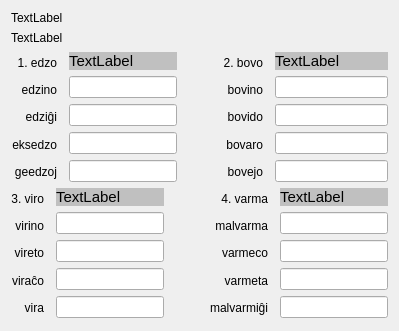
     <widget class="QWidget" name="Sendas1_Lec09">
      <attribute name="icon">
       <iconset resource="ikonoj.qrc">
        <normaloff>:/ikonoj/sendas_24.png</normaloff>:/ikonoj/sendas_24.png</iconset>
      </attribute>
      <attribute name="title">
       <string>8</string>
      </attribute>
      <layout class="QVBoxLayout" name="verticalLayout_28" stretch="0,0,1,0,1,0,3">
       <item>
        <widget class="titolo" name="Lec09_Label86">
         <property name="sizePolicy">
          <sizepolicy hsizetype="Preferred" vsizetype="Maximum">
           <horstretch>0</horstretch>
           <verstretch>0</verstretch>
          </sizepolicy>
         </property>
         <property name="text">
          <string>TextLabel</string>
         </property>
        </widget>
       </item>
       <item>
        <widget class="QLabel" name="Lec09_Label91">
         <property name="sizePolicy">
          <sizepolicy hsizetype="Preferred" vsizetype="Maximum">
           <horstretch>0</horstretch>
           <verstretch>0</verstretch>
          </sizepolicy>
         </property>
         <property name="text">
          <string>TextLabel</string>
         </property>
         <property name="wordWrap">
          <bool>true</bool>
         </property>
        </widget>
       </item>
       <item>
        <spacer name="verticalSpacer_26">
         <property name="orientation">
          <enum>Qt::Vertical</enum>
         </property>
         <property name="sizeHint" stdset="0">
          <size>
           <width>20</width>
           <height>1</height>
          </size>
         </property>
        </spacer>
       </item>
       <item>
        <layout class="QHBoxLayout" name="horizontalLayout_39">
         <property name="spacing">
          <number>6</number>
         </property>
         <item>
          <layout class="QHBoxLayout" name="horizontalLayout_10">
           <item>
            <layout class="QVBoxLayout" name="verticalLayout_27">
             <property name="rightMargin">
              <number>6</number>
             </property>
             <item>
              <widget class="QLabel" name="label_12">
               <property name="sizePolicy">
                <sizepolicy hsizetype="Preferred" vsizetype="Preferred">
                 <horstretch>0</horstretch>
                 <verstretch>0</verstretch>
                </sizepolicy>
               </property>
               <property name="text">
                <string>1. edzo</string>
               </property>
               <property name="alignment">
                <set>Qt::AlignRight|Qt::AlignTrailing|Qt::AlignVCenter</set>
               </property>
               <property name="indent">
                <number>0</number>
               </property>
              </widget>
             </item>
             <item>
              <widget class="QLabel" name="label_13">
               <property name="text">
                <string>   edzino</string>
               </property>
               <property name="alignment">
                <set>Qt::AlignRight|Qt::AlignTrailing|Qt::AlignVCenter</set>
               </property>
               <property name="indent">
                <number>0</number>
               </property>
               <property name="buddy">
                <cstring>lineEdit_2</cstring>
               </property>
              </widget>
             </item>
             <item>
              <widget class="QLabel" name="label_14">
               <property name="text">
                <string>    edziĝi</string>
               </property>
               <property name="alignment">
                <set>Qt::AlignRight|Qt::AlignTrailing|Qt::AlignVCenter</set>
               </property>
               <property name="indent">
                <number>0</number>
               </property>
               <property name="buddy">
                <cstring>lineEdit_3</cstring>
               </property>
              </widget>
             </item>
             <item>
              <widget class="QLabel" name="label_15">
               <property name="text">
                <string>eksedzo</string>
               </property>
               <property name="alignment">
                <set>Qt::AlignRight|Qt::AlignTrailing|Qt::AlignVCenter</set>
               </property>
               <property name="indent">
                <number>0</number>
               </property>
               <property name="buddy">
                <cstring>lineEdit_4</cstring>
               </property>
              </widget>
             </item>
             <item>
              <widget class="QLabel" name="label_16">
               <property name="text">
                <string> geedzoj</string>
               </property>
               <property name="alignment">
                <set>Qt::AlignRight|Qt::AlignTrailing|Qt::AlignVCenter</set>
               </property>
               <property name="indent">
                <number>0</number>
               </property>
               <property name="buddy">
                <cstring>lineEdit_5</cstring>
               </property>
              </widget>
             </item>
            </layout>
           </item>
           <item>
            <layout class="QVBoxLayout" name="verticalLayout_22">
             <item>
              <widget class="QLabel" name="Lec09_Label87">
               <property name="sizePolicy">
                <sizepolicy hsizetype="Preferred" vsizetype="Maximum">
                 <horstretch>0</horstretch>
                 <verstretch>0</verstretch>
                </sizepolicy>
               </property>
               <property name="font">
                <font>
                 <pointsize>11</pointsize>
                </font>
               </property>
               <property name="styleSheet">
                <string notr="true">background: silver;</string>
               </property>
               <property name="text">
                <string>TextLabel</string>
               </property>
               <property name="margin">
                <number>3</number>
               </property>
              </widget>
             </item>
             <item>
              <widget class="cx_edit" name="lineEdit_2">
               <property name="lingvo" stdset="0">
                <string>traduko</string>
               </property>
              </widget>
             </item>
             <item>
              <widget class="cx_edit" name="lineEdit_3">
               <property name="lingvo" stdset="0">
                <string>traduko</string>
               </property>
              </widget>
             </item>
             <item>
              <widget class="cx_edit" name="lineEdit_4">
               <property name="lingvo" stdset="0">
                <string>traduko</string>
               </property>
              </widget>
             </item>
             <item>
              <widget class="cx_edit" name="lineEdit_5">
               <property name="lingvo" stdset="0">
                <string>traduko</string>
               </property>
              </widget>
             </item>
            </layout>
           </item>
          </layout>
         </item>
         <item>
          <spacer name="horizontalSpacer_6">
           <property name="orientation">
            <enum>Qt::Horizontal</enum>
           </property>
           <property name="sizeType">
            <enum>QSizePolicy::Fixed</enum>
           </property>
           <property name="sizeHint" stdset="0">
            <size>
             <width>40</width>
             <height>20</height>
            </size>
           </property>
          </spacer>
         </item>
         <item>
          <layout class="QHBoxLayout" name="horizontalLayout_12">
           <item>
            <layout class="QVBoxLayout" name="verticalLayout_21">
             <property name="rightMargin">
              <number>6</number>
             </property>
             <item>
              <widget class="QLabel" name="label_24">
               <property name="sizePolicy">
                <sizepolicy hsizetype="Preferred" vsizetype="Preferred">
                 <horstretch>0</horstretch>
                 <verstretch>0</verstretch>
                </sizepolicy>
               </property>
               <property name="text">
                <string>2. bovo</string>
               </property>
               <property name="alignment">
                <set>Qt::AlignRight|Qt::AlignTrailing|Qt::AlignVCenter</set>
               </property>
               <property name="indent">
                <number>0</number>
               </property>
              </widget>
             </item>
             <item>
              <widget class="QLabel" name="label_25">
               <property name="text">
                <string> bovino</string>
               </property>
               <property name="alignment">
                <set>Qt::AlignRight|Qt::AlignTrailing|Qt::AlignVCenter</set>
               </property>
               <property name="indent">
                <number>0</number>
               </property>
               <property name="buddy">
                <cstring>lineEdit_10</cstring>
               </property>
              </widget>
             </item>
             <item>
              <widget class="QLabel" name="label_26">
               <property name="text">
                <string> bovido</string>
               </property>
               <property name="alignment">
                <set>Qt::AlignRight|Qt::AlignTrailing|Qt::AlignVCenter</set>
               </property>
               <property name="indent">
                <number>0</number>
               </property>
               <property name="buddy">
                <cstring>lineEdit_11</cstring>
               </property>
              </widget>
             </item>
             <item>
              <widget class="QLabel" name="label_27">
               <property name="text">
                <string>bovaro</string>
               </property>
               <property name="alignment">
                <set>Qt::AlignRight|Qt::AlignTrailing|Qt::AlignVCenter</set>
               </property>
               <property name="indent">
                <number>0</number>
               </property>
               <property name="buddy">
                <cstring>lineEdit_12</cstring>
               </property>
              </widget>
             </item>
             <item>
              <widget class="QLabel" name="label_28">
               <property name="text">
                <string> bovejo</string>
               </property>
               <property name="alignment">
                <set>Qt::AlignRight|Qt::AlignTrailing|Qt::AlignVCenter</set>
               </property>
               <property name="indent">
                <number>0</number>
               </property>
               <property name="buddy">
                <cstring>lineEdit_13</cstring>
               </property>
              </widget>
             </item>
            </layout>
           </item>
           <item>
            <layout class="QVBoxLayout" name="verticalLayout_13">
             <item>
              <widget class="QLabel" name="Lec09_Label89">
               <property name="sizePolicy">
                <sizepolicy hsizetype="Preferred" vsizetype="Maximum">
                 <horstretch>0</horstretch>
                 <verstretch>0</verstretch>
                </sizepolicy>
               </property>
               <property name="font">
                <font>
                 <pointsize>11</pointsize>
                </font>
               </property>
               <property name="styleSheet">
                <string notr="true">background: silver;</string>
               </property>
               <property name="text">
                <string>TextLabel</string>
               </property>
               <property name="margin">
                <number>3</number>
               </property>
              </widget>
             </item>
             <item>
              <widget class="cx_edit" name="lineEdit_10">
               <property name="lingvo" stdset="0">
                <string>traduko</string>
               </property>
              </widget>
             </item>
             <item>
              <widget class="cx_edit" name="lineEdit_11">
               <property name="lingvo" stdset="0">
                <string>traduko</string>
               </property>
              </widget>
             </item>
             <item>
              <widget class="cx_edit" name="lineEdit_12">
               <property name="lingvo" stdset="0">
                <string>traduko</string>
               </property>
              </widget>
             </item>
             <item>
              <widget class="cx_edit" name="lineEdit_13">
               <property name="lingvo" stdset="0">
                <string>traduko</string>
               </property>
              </widget>
             </item>
            </layout>
           </item>
          </layout>
         </item>
        </layout>
       </item>
       <item>
        <spacer name="verticalSpacer_25">
         <property name="orientation">
          <enum>Qt::Vertical</enum>
         </property>
         <property name="sizeHint" stdset="0">
          <size>
           <width>20</width>
           <height>1</height>
          </size>
         </property>
        </spacer>
       </item>
       <item>
        <layout class="QHBoxLayout" name="horizontalLayout_38">
         <property name="spacing">
          <number>6</number>
         </property>
         <item>
          <layout class="QHBoxLayout" name="horizontalLayout_11">
           <item>
            <layout class="QVBoxLayout" name="verticalLayout_10">
             <property name="rightMargin">
              <number>6</number>
             </property>
             <item>
              <widget class="QLabel" name="label_18">
               <property name="sizePolicy">
                <sizepolicy hsizetype="Preferred" vsizetype="Preferred">
                 <horstretch>0</horstretch>
                 <verstretch>0</verstretch>
                </sizepolicy>
               </property>
               <property name="text">
                <string>3. viro</string>
               </property>
               <property name="alignment">
                <set>Qt::AlignRight|Qt::AlignTrailing|Qt::AlignVCenter</set>
               </property>
               <property name="margin">
                <number>0</number>
               </property>
               <property name="indent">
                <number>0</number>
               </property>
              </widget>
             </item>
             <item>
              <widget class="QLabel" name="label_19">
               <property name="text">
                <string>virino</string>
               </property>
               <property name="alignment">
                <set>Qt::AlignRight|Qt::AlignTrailing|Qt::AlignVCenter</set>
               </property>
               <property name="margin">
                <number>0</number>
               </property>
               <property name="indent">
                <number>0</number>
               </property>
               <property name="buddy">
                <cstring>lineEdit_6</cstring>
               </property>
              </widget>
             </item>
             <item>
              <widget class="QLabel" name="label_20">
               <property name="text">
                <string>vireto</string>
               </property>
               <property name="alignment">
                <set>Qt::AlignRight|Qt::AlignTrailing|Qt::AlignVCenter</set>
               </property>
               <property name="margin">
                <number>0</number>
               </property>
               <property name="indent">
                <number>0</number>
               </property>
               <property name="buddy">
                <cstring>lineEdit_7</cstring>
               </property>
              </widget>
             </item>
             <item>
              <widget class="QLabel" name="label_21">
               <property name="text">
                <string>viraĉo</string>
               </property>
               <property name="alignment">
                <set>Qt::AlignRight|Qt::AlignTrailing|Qt::AlignVCenter</set>
               </property>
               <property name="margin">
                <number>0</number>
               </property>
               <property name="indent">
                <number>0</number>
               </property>
               <property name="buddy">
                <cstring>lineEdit_8</cstring>
               </property>
              </widget>
             </item>
             <item>
              <widget class="QLabel" name="label_22">
               <property name="text">
                <string>vira</string>
               </property>
               <property name="alignment">
                <set>Qt::AlignRight|Qt::AlignTrailing|Qt::AlignVCenter</set>
               </property>
               <property name="margin">
                <number>0</number>
               </property>
               <property name="indent">
                <number>0</number>
               </property>
               <property name="buddy">
                <cstring>lineEdit_9</cstring>
               </property>
              </widget>
             </item>
            </layout>
           </item>
           <item>
            <layout class="QVBoxLayout" name="verticalLayout_9">
             <item>
              <widget class="QLabel" name="Lec09_Label88">
               <property name="sizePolicy">
                <sizepolicy hsizetype="Preferred" vsizetype="Maximum">
                 <horstretch>0</horstretch>
                 <verstretch>0</verstretch>
                </sizepolicy>
               </property>
               <property name="font">
                <font>
                 <pointsize>11</pointsize>
                </font>
               </property>
               <property name="styleSheet">
                <string notr="true">background: silver;</string>
               </property>
               <property name="text">
                <string>TextLabel</string>
               </property>
               <property name="margin">
                <number>3</number>
               </property>
              </widget>
             </item>
             <item>
              <widget class="cx_edit" name="lineEdit_6">
               <property name="lingvo" stdset="0">
                <string>traduko</string>
               </property>
              </widget>
             </item>
             <item>
              <widget class="cx_edit" name="lineEdit_7">
               <property name="lingvo" stdset="0">
                <string>traduko</string>
               </property>
              </widget>
             </item>
             <item>
              <widget class="cx_edit" name="lineEdit_8">
               <property name="lingvo" stdset="0">
                <string>traduko</string>
               </property>
              </widget>
             </item>
             <item>
              <widget class="cx_edit" name="lineEdit_9">
               <property name="lingvo" stdset="0">
                <string>traduko</string>
               </property>
              </widget>
             </item>
            </layout>
           </item>
          </layout>
         </item>
         <item>
          <spacer name="horizontalSpacer_5">
           <property name="orientation">
            <enum>Qt::Horizontal</enum>
           </property>
           <property name="sizeType">
            <enum>QSizePolicy::Fixed</enum>
           </property>
           <property name="sizeHint" stdset="0">
            <size>
             <width>40</width>
             <height>20</height>
            </size>
           </property>
          </spacer>
         </item>
         <item>
          <layout class="QHBoxLayout" name="horizontalLayout_13">
           <item>
            <layout class="QVBoxLayout" name="verticalLayout_11">
             <property name="rightMargin">
              <number>6</number>
             </property>
             <item>
              <widget class="QLabel" name="label_30">
               <property name="sizePolicy">
                <sizepolicy hsizetype="Preferred" vsizetype="Preferred">
                 <horstretch>0</horstretch>
                 <verstretch>0</verstretch>
                </sizepolicy>
               </property>
               <property name="text">
                <string>4. varma</string>
               </property>
               <property name="alignment">
                <set>Qt::AlignRight|Qt::AlignTrailing|Qt::AlignVCenter</set>
               </property>
               <property name="margin">
                <number>0</number>
               </property>
               <property name="indent">
                <number>0</number>
               </property>
              </widget>
             </item>
             <item>
              <widget class="QLabel" name="label_31">
               <property name="text">
                <string> malvarma</string>
               </property>
               <property name="alignment">
                <set>Qt::AlignRight|Qt::AlignTrailing|Qt::AlignVCenter</set>
               </property>
               <property name="margin">
                <number>0</number>
               </property>
               <property name="indent">
                <number>0</number>
               </property>
               <property name="buddy">
                <cstring>lineEdit_14</cstring>
               </property>
              </widget>
             </item>
             <item>
              <widget class="QLabel" name="label_32">
               <property name="text">
                <string>varmeco</string>
               </property>
               <property name="alignment">
                <set>Qt::AlignRight|Qt::AlignTrailing|Qt::AlignVCenter</set>
               </property>
               <property name="margin">
                <number>0</number>
               </property>
               <property name="indent">
                <number>0</number>
               </property>
               <property name="buddy">
                <cstring>lineEdit_15</cstring>
               </property>
              </widget>
             </item>
             <item>
              <widget class="QLabel" name="label_33">
               <property name="text">
                <string>varmeta</string>
               </property>
               <property name="alignment">
                <set>Qt::AlignRight|Qt::AlignTrailing|Qt::AlignVCenter</set>
               </property>
               <property name="margin">
                <number>0</number>
               </property>
               <property name="indent">
                <number>0</number>
               </property>
               <property name="buddy">
                <cstring>lineEdit_16</cstring>
               </property>
              </widget>
             </item>
             <item>
              <widget class="QLabel" name="label_34">
               <property name="text">
                <string>malvarmiĝi</string>
               </property>
               <property name="alignment">
                <set>Qt::AlignRight|Qt::AlignTrailing|Qt::AlignVCenter</set>
               </property>
               <property name="margin">
                <number>0</number>
               </property>
               <property name="indent">
                <number>0</number>
               </property>
               <property name="buddy">
                <cstring>lineEdit_17</cstring>
               </property>
              </widget>
             </item>
            </layout>
           </item>
           <item>
            <layout class="QVBoxLayout" name="verticalLayout_12">
             <item>
              <widget class="QLabel" name="Lec09_Label90">
               <property name="sizePolicy">
                <sizepolicy hsizetype="Preferred" vsizetype="Maximum">
                 <horstretch>0</horstretch>
                 <verstretch>0</verstretch>
                </sizepolicy>
               </property>
               <property name="font">
                <font>
                 <pointsize>11</pointsize>
                </font>
               </property>
               <property name="styleSheet">
                <string notr="true">background: silver;</string>
               </property>
               <property name="text">
                <string>TextLabel</string>
               </property>
               <property name="margin">
                <number>3</number>
               </property>
              </widget>
             </item>
             <item>
              <widget class="cx_edit" name="lineEdit_14">
               <property name="lingvo" stdset="0">
                <string>traduko</string>
               </property>
              </widget>
             </item>
             <item>
              <widget class="cx_edit" name="lineEdit_15">
               <property name="lingvo" stdset="0">
                <string>traduko</string>
               </property>
              </widget>
             </item>
             <item>
              <widget class="cx_edit" name="lineEdit_16">
               <property name="lingvo" stdset="0">
                <string>traduko</string>
               </property>
              </widget>
             </item>
             <item>
              <widget class="cx_edit" name="lineEdit_17">
               <property name="lingvo" stdset="0">
                <string>traduko</string>
               </property>
              </widget>
             </item>
            </layout>
           </item>
          </layout>
         </item>
        </layout>
       </item>
       <item>
        <spacer name="verticalSpacer_23">
         <property name="orientation">
          <enum>Qt::Vertical</enum>
         </property>
         <property name="sizeHint" stdset="0">
          <size>
           <width>20</width>
           <height>1</height>
          </size>
         </property>
        </spacer>
       </item>
      </layout>
     </widget>
